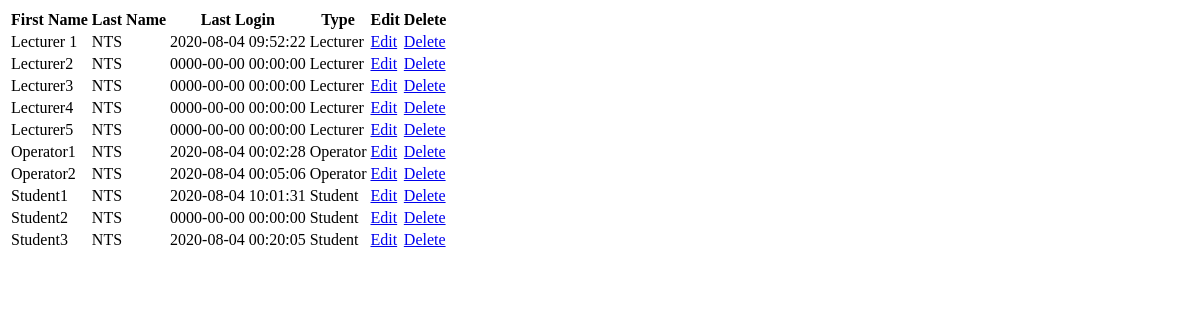
The page /suggest.php on the database as committed earlier.
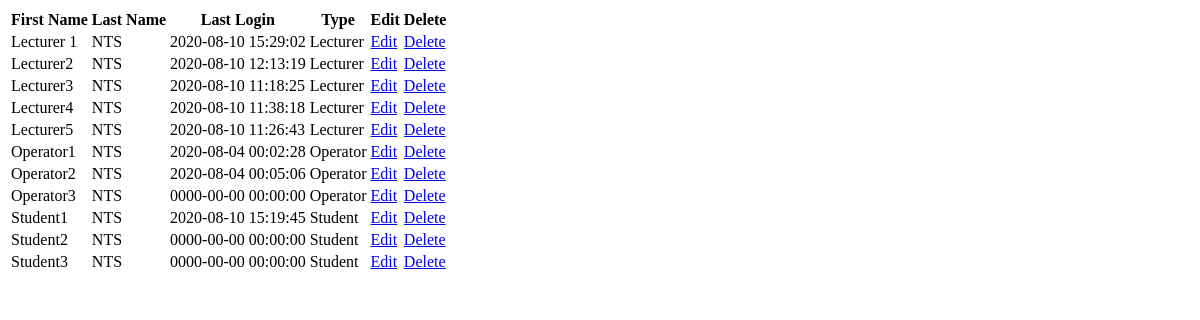
The same page on the database as committed later.
### tables this page shows
CREATE TABLE `user` (
  `index_no` varchar(6) NOT NULL,
  `type` varchar(8) NOT NULL,
  `first_name` varchar(50) NOT NULL,
  `last_name` varchar(100) NOT NULL,
  `NIC` char(10) DEFAULT NULL,
  `batch` int(4) NOT NULL,
  `email` varchar(100) NOT NULL,
  `password` varchar(200) NOT NULL,
  `last_login` datetime NOT NULL,
  `is_deleted` tinyint(1) NOT NULL,
  `profile_picture_dir` varchar(255) NOT NULL
);

### inc/functions.php (called while the page is built, shortened)
<?php
	function startsWith ($string, $startString)
	{
    $len = strlen($startString);
    return (substr($string, 0, $len) === $startString);
	}
?>

### Model/suggest-db.php (the view, shortened to what this page needs)
<?php require_once('inc/dbconnection.php'); ?>
<?php require_once('inc/functions.php'); ?>
<?php
$query = "SELECT * FROM user WHERE is_deleted=0 ORDER BY index_no";
$user_list = '';
$q = $_REQUEST["q"];
$hint = "";
if ($q !== "") {
    $q = strtolower($q);
    if ($hint !== ""){
        $query = "SELECT * FROM user WHERE (first_name LIKE '%{$hint}%')  AND  is_deleted=0 ORDER BY index_no";
    }
    else if (startsWith($q,"s") || startsWith($q,"l") || startsWith($q,"o")){
        $query = "SELECT * FROM user WHERE (type LIKE '%{$q}%')  AND  is_deleted=0 ORDER BY index_no";
    }
    else {
        $query = "SELECT * FROM user WHERE is_deleted=0 ORDER BY index_no";
    }
}
$users = mysqli_query($connection, $query);
while ($user = mysqli_fetch_assoc($users)) {
        $user_list .= "<tr>";
        $user_list .= "<td>{$user['first_name']}</td>";
        $user_list .= "<td>{$user['last_name']}</td>";
        $user_list .= "<td>{$user['last_login']}</td>";
        $user_list .= "<td>{$user['type']}</td>";
        $user_list .= "<td><a href=\"modify-user.php?user_index={$user['index_no']}\">Edit</a></td>";
        $user_list .= "<td><a href=\"delete-user.php?user_index={$user['index_no']}\">Delete</a></td>";
        $user_list .= "</tr>";
}
?>

Rows that differ between the two databases and show on the page:
changed user "Lecturer 1": last_login "2020-08-04 09:52:22" → "2020-08-10 15:29:02"
changed user "Lecturer2": last_login "0000-00-00 00:00:00" → "2020-08-10 12:13:19"
changed user "Lecturer3": last_login "0000-00-00 00:00:00" → "2020-08-10 11:18:25"
changed user "Lecturer4": last_login "0000-00-00 00:00:00" → "2020-08-10 11:38:18"
changed user "Lecturer5": last_login "0000-00-00 00:00:00" → "2020-08-10 11:26:43"
added user: first_name "Operator3", last_name "NTS", last_login "0000-00-00 00:00:00", type "Operator"
changed user "Student1": last_login "2020-08-04 10:01:31" → "2020-08-10 15:19:45"
changed user "Student3": last_login "2020-08-04 00:20:05" → "0000-00-00 00:00:00"
